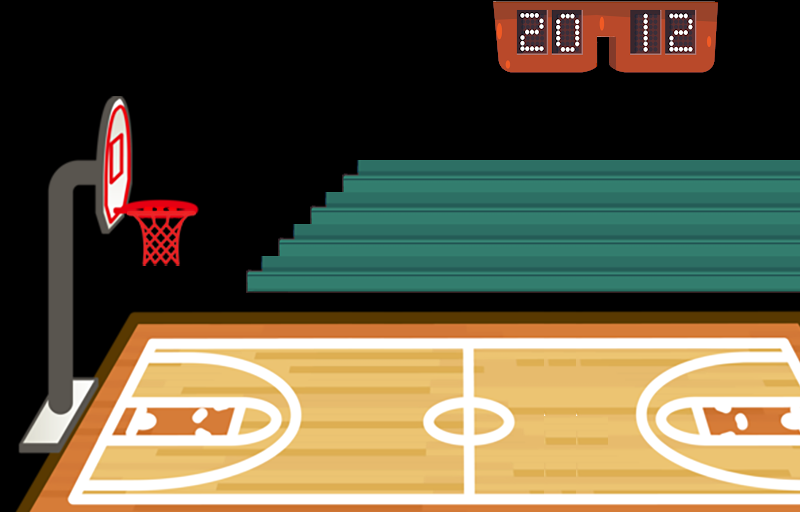

This game map was drawn from its Tiled (.tmx) file and the tilesets committed beside it. A one-line description and the trimmed map source follow:
An orthogonal 25x16 tile map with 32x32 px tiles, 4 tile layers (Terrain, Gradins0, Gradins1, PanneauScore), 3 tilesets.

<map version="1.2" tiledversion="1.3.3" orientation="orthogonal" renderorder="left-up" width="25" height="16" tilewidth="32" tileheight="32" infinite="0" nextlayerid="12" nextobjectid="1">
 <tileset firstgid="1" source="terrain.tsx" />
 <tileset firstgid="376" source="gradins.tsx" />
 <tileset firstgid="601" source="panneauscore.tsx" />
 <layer id="7" name="Terrain" width="25" height="16">
  <data>[400 cells, 257 non-empty, 223 distinct tile ids]</data>
 </layer>
 <layer id="8" name="Gradins0" width="25" height="16">
  <data>[400 cells, 36 non-empty, 6 distinct tile ids]</data>
 </layer>
 <layer id="9" name="Gradins1" width="25" height="16">
  <data>[400 cells, 48 non-empty, 3 distinct tile ids]</data>
 </layer>
 <layer id="11" name="PanneauScore" width="25" height="16">
  <data>[400 cells, 27 non-empty, 27 distinct tile ids]</data>
 </layer>
</map>